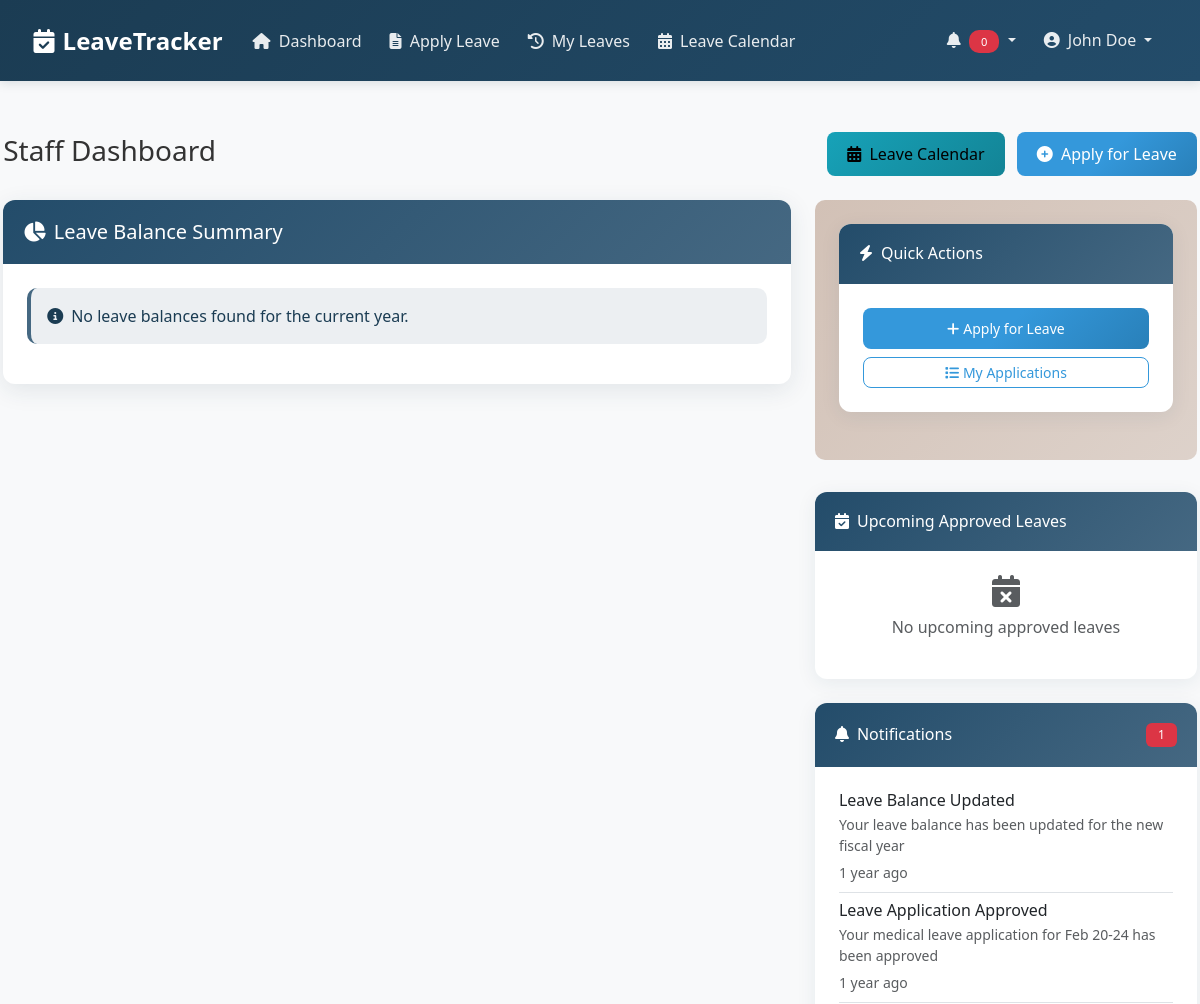
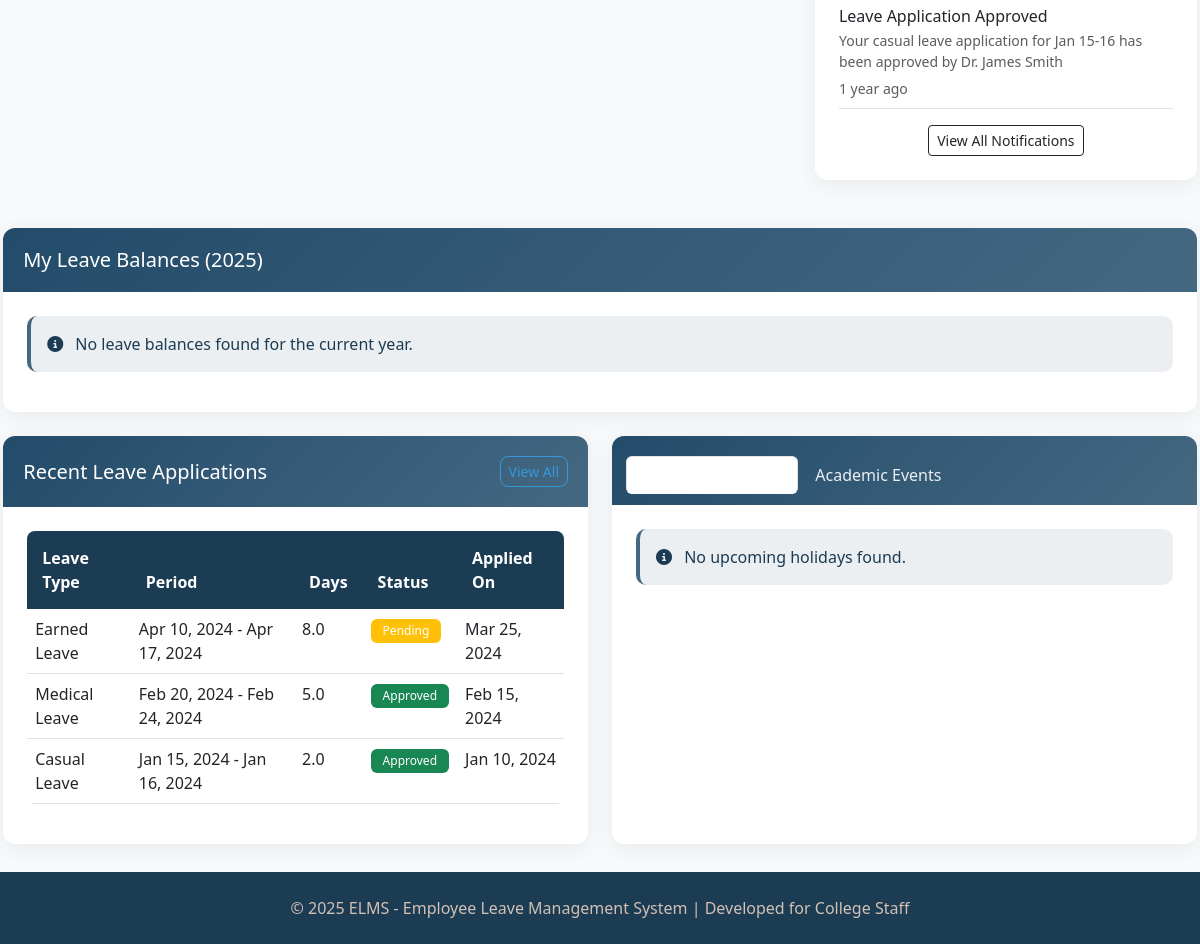
The page /index.php (signed in) on the database its author committed (2 pictures, top to bottom).
### tables this page shows
CREATE TABLE IF NOT EXISTS `notifications` (
  `id` int(11) NOT NULL AUTO_INCREMENT,
  `user_id` int(11) NOT NULL,
  `title` varchar(255) NOT NULL,
  `message` text NOT NULL,
  `related_to` varchar(50) DEFAULT NULL,
  `related_id` int(11) DEFAULT NULL,
  `is_read` tinyint(1) NOT NULL DEFAULT '0',
  `created_at` timestamp NOT NULL DEFAULT CURRENT_TIMESTAMP,
  PRIMARY KEY (`id`),
  KEY `user_id` (`user_id`),
  CONSTRAINT `notifications_ibfk_1` FOREIGN KEY (`user_id`) REFERENCES `users` (`id`) ON DELETE CASCADE
);

CREATE TABLE IF NOT EXISTS `leave_applications` (
  `id` int(11) NOT NULL AUTO_INCREMENT,
  `user_id` int(11) NOT NULL,
  `leave_type_id` int(11) NOT NULL,
  `start_date` date NOT NULL,
  `end_date` date NOT NULL,
  `days` decimal(10,2) NOT NULL,
  `reason` text NOT NULL,
  `status` enum('pending','approved','rejected','cancelled') NOT NULL DEFAULT 'pending',
  `attachment` varchar(255) DEFAULT NULL,
  `created_at` timestamp NOT NULL DEFAULT CURRENT_TIMESTAMP,
  `updated_at` timestamp NOT NULL DEFAULT CURRENT_TIMESTAMP ON UPDATE CURRENT_TIMESTAMP,
  PRIMARY KEY (`id`),
  KEY `user_id` (`user_id`),
  KEY `leave_type_id` (`leave_type_id`),
  CONSTRAINT `leave_applications_ibfk_1` FOREIGN KEY (`user_id`) REFERENCES `users` (`id`) ON DELETE CASCADE,
  CONSTRAINT `leave_applications_ibfk_2` FOREIGN KEY (`leave_type_id`) REFERENCES `leave_types` (`id`) ON DELETE CASCADE
);

CREATE TABLE IF NOT EXISTS `leave_types` (
  `id` int(11) NOT NULL AUTO_INCREMENT,
  `name` varchar(100) NOT NULL,
  `description` text,
  `max_days` int(11) NOT NULL,
  `applicable_to` set('staff','department_head','dean','principal') NOT NULL,
  `requires_attachment` tinyint(1) NOT NULL DEFAULT '0',
  `is_paid` tinyint(1) NOT NULL DEFAULT '1',
  `accrual_rate` decimal(10,2) DEFAULT NULL COMMENT 'Days per month',
  `carry_forward` tinyint(1) NOT NULL DEFAULT '0',
  `max_carry_forward_days` int(11) DEFAULT NULL,
  `created_at` timestamp NOT NULL DEFAULT CURRENT_TIMESTAMP,
  `updated_at` timestamp NOT NULL DEFAULT CURRENT_TIMESTAMP ON UPDATE CURRENT_TIMESTAMP,
  PRIMARY KEY (`id`)
);

### dashboards/staff_dashboard.php (the view, shortened to what the rows shown need)
<?php
require_once 'modules/dashboard_widgets.php';
$user_id = $_SESSION['user_id'];
$recent_applications_sql = "SELECT la.id, lt.name as leave_type, la.start_date, la.end_date, la.days, la.status, la.created_at
                           FROM leave_applications la
                           JOIN leave_types lt ON la.leave_type_id = lt.id
                           WHERE la.user_id = :user_id
                           ORDER BY la.created_at DESC LIMIT 5";
$recent_applications_stmt = $conn->prepare($recent_applications_sql);
$recent_applications_stmt->bindParam(':user_id', $user_id, PDO::PARAM_INT);
$recent_applications_stmt->execute();
$recent_applications = $recent_applications_stmt->fetchAll();
?>
<div class="container-fluid">
    <div class="d-flex justify-content-between align-items-center mb-4">
        <h1 class="h3">Staff Dashboard</h1>
    </div>
    <div class="row mb-4">
        <div class="col-lg-4">
            <?php echo getNotificationWidget($conn, $user_id); ?>
        </div>
    </div>
    <div class="row">
        <div class="col-lg-6 mb-4">
            <div class="card h-100">
                <div class="card-body">
                    <?php if(count($recent_applications) > 0): ?>
                        <div class="table-responsive">
                            <table class="table table-hover">
                                <thead>
                                    <tr>
                                        <th>Leave Type</th>
                                        <th>Period</th>
                                        <th>Days</th>
                                        <th>Status</th>
                                        <th>Applied On</th>
                                    </tr>
                                </thead>
                                <tbody>
                                    <?php foreach($recent_applications as $application): ?>
                                        <tr>
                                            <td><?php echo htmlspecialchars($application['leave_type']); ?></td>
                                            <td>
                                                <?php
                                                $start_date = new DateTime($application['start_date']);
                                                $end_date = new DateTime($application['end_date']);
                                                echo $start_date->format('M d, Y');
                                                if($application['start_date'] != $application['end_date']) {
                                                    echo ' - ' . $end_date->format('M d, Y');
                                                }
                                                ?>
                                            </td>
                                            <td><?php echo number_format($application['days'], 1); ?></td>
                                            <td>
                                                <?php
                                                $status_class = '';
                                                switch($application['status']) {
                                                    case 'approved':
                                                        $status_class = 'success';
                                                        break;
                                                    default:
                                                        $status_class = 'warning';
                                                }
                                                ?>
                                                <span class="badge bg-<?php echo $status_class; ?>">
                                                    <?php echo ucfirst(htmlspecialchars($application['status'])); ?>
                                                </span>
                                            </td>
                                            <td><?php echo (new DateTime($application['created_at']))->format('M d, Y'); ?></td>
                                        </tr>
                                    <?php endforeach; ?>
                                </tbody>
                            </table>
                        </div>
                    <?php else: ?>
                        <div class="alert alert-info">
                            <i class="fas fa-info-circle me-2"></i> No recent leave applications found.
                        </div>
                    <?php endif; ?>
                </div>
            </div>
        </div>
    </div>
</div>

### modules/dashboard_widgets.php (shortened to what the rows shown need)
<?php
function getNotificationWidget($conn, $user_id) {
    $sql = "SELECT COUNT(*) as unread_count
            FROM notifications
            WHERE user_id = :user_id AND is_read = 0";
    $stmt = $conn->prepare($sql);
    $stmt->bindParam(':user_id', $user_id, PDO::PARAM_INT);
    $stmt->execute();
    $unread_count = $stmt->fetchColumn();
    $sql = "SELECT title, message, created_at
            FROM notifications
            WHERE user_id = :user_id
            ORDER BY created_at DESC
            LIMIT 3";
    $stmt = $conn->prepare($sql);
    $stmt->bindParam(':user_id', $user_id, PDO::PARAM_INT);
    $stmt->execute();
    $recent_notifications = $stmt->fetchAll();
    $html = '<div class="card mb-4">
                <div class="card-header bg-dark text-white d-flex justify-content-between align-items-center">
                    <h6 class="mb-0"><i class="fas fa-bell me-2"></i>Notifications</h6>';
    if ($unread_count > 0) {
        $html .= '<span class="badge bg-danger">' . $unread_count . '</span>';
    }
    $html .= '</div><div class="card-body">';
    if (count($recent_notifications) > 0) {
        foreach ($recent_notifications as $notification) {
            $time_ago = time_elapsed_string($notification['created_at']);
            $html .= '<div class="notification-item mb-2 pb-2 border-bottom">
                        <h6 class="mb-1">' . htmlspecialchars($notification['title']) . '</h6>
                        <p class="mb-1 small text-muted">' . htmlspecialchars($notification['message']) . '</p>
                        <small class="text-muted">' . $time_ago . '</small>
                      </div>';
        }
        $html .= '<div class="text-center mt-3">
                    <a href="../modules/notifications.php" class="btn btn-outline-dark btn-sm">
                        View All Notifications
                    </a>
                  </div>';
    } else {
        $html .= '<div class="text-center text-muted">
                    <i class="fas fa-bell-slash fa-2x mb-2"></i>
                    <p>No recent notifications</p>
                  </div>';
    }
    $html .= '</div></div>';
    return $html;
}
function time_elapsed_string($datetime, $full = false) {
    $now = new DateTime;
    $ago = new DateTime($datetime);
    $diff = $now->diff($ago);
    $diff->w = floor($diff->d / 7);
    $diff->d -= $diff->w * 7;
    $string = array(
        'y' => 'year',
        'm' => 'month',
        'w' => 'week',
        'd' => 'day',
        'h' => 'hour',
        'i' => 'minute',
        's' => 'second',
    );
    foreach ($string as $k => &$v) {
        if ($diff->$k) {
            $v = $diff->$k . ' ' . $v . ($diff->$k > 1 ? 's' : '');
        } else {
            unset($string[$k]);
        }
    }
    if (!$full) $string = array_slice($string, 0, 1);
    return $string ? implode(', ', $string) . ' ago' : 'just now';
}
?>

### rows shown on the page
notifications: title "Leave Balance Updated", message "Your leave balance has been updated for the new fiscal year", created_at "1 year ago"
notifications: title "Leave Application Approved", message "Your medical leave application for Feb 20-24 has been approved", created_at "1 year ago"
notifications: title "Leave Application Approved", message "Your casual leave application for Jan 15-16 has been approved by Dr. James Smith", created_at "1 year ago"
leave_applications: leave_type.name "Earned Leave", start_date "Apr 10, 2024", end_date "Apr 17, 2024", days "8.0", status "Pending", created_at "Mar 25, 2024"
leave_applications: leave_type.name "Medical Leave", start_date "Feb 20, 2024", end_date "Feb 24, 2024", days "5.0", status "Approved", created_at "Feb 15, 2024"
leave_applications: leave_type.name "Casual Leave", start_date "Jan 15, 2024", end_date "Jan 16, 2024", days "2.0", status "Approved", created_at "Jan 10, 2024"

### other values the page prints
$_SESSION['first_name'] . ' ' . $_SESSION['last_name'] "John Doe"
$unread_count "1"
